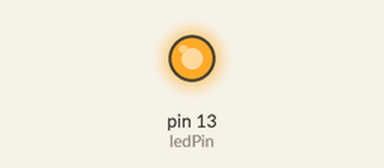
This sketch was run on a simulated Arduino Uno, built with avr-gcc and run on an emulated ATmega328P. On the bench: output pins drawn as LEDs (lit = HIGH). No radio packets arrive unless stated; what the sketch prints to the serial monitor is not drawn.

Above: at 0.1 s.
Timing chart, 0 to 1.6 s (numbered marks = the images above):
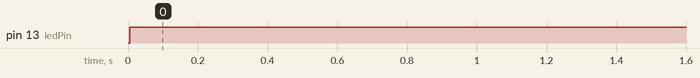

Measured:
- by itself, pin 13 (ledPin): LOW → HIGH at 0.01 s

The sketch:

SimpleSerialArduino.ino
```cpp
// #include "SimpleSerialSender.h"
// #include "SimpleSerialReceiver.h"
#include "SimpleTransSender.h"
#include "SimpleTransReceiver.h"
// #include "SmoothDigital.h"
// #include "SmoothAnalog.h"

#include <SPI.h>
#include <nRF24L01.h>
#include <RF24.h>

// -------------- PINS -------------- //
int ledPin = 13;

// -------------- VARS -------------- //
byte inBytes[5];
int matchIn[2]  = {101, 251};
int matchOut[2] = {252, 100};
unsigned long lastMillis = 0;

// ------------ SERIALS ------------- //
// SimpleSerialSender debugSerialS;
// SimpleSerialReceiver ledSerialR;

// -------------- TRANSCEIVERS -------------- //
RF24 radio(7, 8); // CE, CSN
byte inBytesTrans[5];
const byte addressReceive[6] = "00001";
const byte addressSend[6]    = "00002";

SimpleTransSender debugTransS;
// SimpleTransReceiver ledTransR;

void setup() {
  Serial.begin(115200);

  // -------------- Serial -------------- //
  // debugSerialS = SimpleSerialSender(matchOut[0], matchOut[1], 100);
  // ledSerialR = SimpleSerialReceiver(matchIn[0], matchIn[1], 101);

  // -------------- Transceiver -------------- //
  radio.begin();
  radio.openWritingPipe(addressSend); // 00002
  radio.openReadingPipe(1, addressReceive); // 00001
  radio.setPALevel(RF24_PA_MIN);

  debugTransS = SimpleTransSender(&radio, matchOut[0], matchOut[1], 100);
  // ledSerialR = SimpleTransReceiver(matchIn[0], matchIn[1], 101);
  pinMode(ledPin, OUTPUT);
}

void loop() {
  digitalWrite(ledPin, HIGH);
  // getSerial(inBytes);
  getTransceiver(inBytesTrans);
  if((millis()-lastMillis)>1000){
    Serial.println("lastMillis");
    lastMillis = millis();
    debugTransS.sendFloat(lastMillis);
  }
  // ------------ SERIAL IN ------------- //
  // if(ledSerialR.match(inBytes)){ // LED 1
  //   if(ledSerialR.dataBool(inBytes)==0)digitalWrite(ledPin, LOW);
  //   else digitalWrite(ledPin, HIGH);
  // }

  // if(ledTransR.match(inBytes)){ // LED 1
  //   if(ledTransR.dataBool(inBytes))digitalWrite(ledPin, LOW);
  //   else digitalWrite(ledPin, HIGH);
  // }

  clearInput();
}

// void getSerial(byte* inBytes){
//   // getSerial: functie om de seriële data binnen te halen en
//   // op te slaan in de variabele inBytes
//   if (Serial.available()) {
//     Serial.readBytes((char*)inBytes,5);
//     return;
//   }
// }
void getTransceiver(byte* inBytesTrans){
  radio.startListening();
  if (radio.available()) {
    radio.read((char*)inBytesTrans,5);
  }
  radio.stopListening();
}
void clearInput() {
  // clearInput: functie om de array met inkomende data leeg te maken,
  // om te voorkomen dat de match nog een keer gelijk is.
  // memset(inBytes,0,sizeof(inBytes));
  memset(inBytesTrans,0,sizeof(inBytesTrans));
}
```

SimpleSerialReceiver.cpp
```cpp
#include "SimpleSerialReceiver.h"

SimpleSerialReceiver::SimpleSerialReceiver(){}
SimpleSerialReceiver::SimpleSerialReceiver(int startByte, int stopByte, int id){
  matchData[0] = startByte;
  matchData[1] = stopByte;
  this->id = id;
}
bool SimpleSerialReceiver::match(byte *inBytes){
  return inBytes[0] == matchData[0] && inBytes[1] == id && inBytes[4] == matchData[1];
}
long SimpleSerialReceiver::data(byte *inBytes){
  return inBytes[2]*256+inBytes[3];
}
unsigned long SimpleSerialReceiver::dataUInt(byte *inBytes){
  return inBytes[2]*256+inBytes[3];
}
long SimpleSerialReceiver::dataInt(byte *inBytes){
  long value = inBytes[2]*256+inBytes[3];
  value -= 32.768;
  return value;
}
double SimpleSerialReceiver::dataFloat(byte *inBytes){
  double value = inBytes[2]*256+inBytes[3];
  value -= 32.768;
  value /= 100.;
  return value;
}
bool SimpleSerialReceiver::dataBool(byte *inBytes){
  return inBytes[3]!=0;
}
```

SimpleSerialReceiver.h
```cpp
#ifndef SimpleSerialReceiver_h
#define SimpleSerialReceiver_h

#include "Arduino.h"

#include "SimpleTransSender.h"

class SimpleSerialReceiver {
  public:
    SimpleSerialReceiver();
    SimpleSerialReceiver(int startByte, int stopByte, int id);
    bool match(byte *inBytes);
    long data(byte *inBytes);
    unsigned long dataUInt(byte *inBytes);
    long dataInt(byte *inBytes);
    double dataFloat(byte *inBytes);
    bool dataBool(byte *inBytes);
    void pass(SimpleTransSender* sender, byte *inBytes);

  private:
    byte matchData[2];
    int id;
};
#endif
```

SimpleSerialSender.cpp
```cpp
#include "SimpleSerialSender.h"

SimpleSerialSender::SimpleSerialSender(){}
SimpleSerialSender::SimpleSerialSender(int startByte, int stopByte, int id){
  dataOut[0] = startByte;
  dataOut[4] = stopByte;
  this->id = id;
}
void SimpleSerialSender::send(int value){ // DEPRECATED
  dataOut[1] = id;
  dataOut[2] = value / 256;
  dataOut[3] = value % 256;
  Serial.write(dataOut,5);
}
void SimpleSerialSender::sendUInt(unsigned long value){
  dataOut[1] = id;
  dataOut[2] = value / 256;
  dataOut[3] = value % 256;
  Serial.write(dataOut,5);
}
void SimpleSerialSender::sendInt(long value){
  value += 32768;
  dataOut[1] = id;
  dataOut[2] = value / 256;
  dataOut[3] = value % 256;
  Serial.write(dataOut,5);
}
void SimpleSerialSender::sendFloat(double value){
  value *= 100.;
  value += 32768;

  long outValue = (long) value;

  dataOut[1] = id;
  dataOut[2] = outValue / 256;
  dataOut[3] = outValue % 256;
  Serial.write(dataOut,5);
}
void SimpleSerialSender::sendBool(bool value){
  dataOut[1] = id;
  dataOut[3] = value;
  Serial.write(dataOut,5);
}
```

SimpleSerialSender.h
```cpp
#ifndef SimpleSerialSender_h
#define SimpleSerialSender_h

#include "Arduino.h"

class SimpleSerialSender {
  public:
    SimpleSerialSender();
    SimpleSerialSender(int startByte, int stopByte, int id);
    void send(int value); // DEPRECATED
    void sendUInt(unsigned long value);
    void sendInt(long value);
    void sendFloat(double value);
    void sendBool(bool value);
  private:
    byte dataOut[5];
    int id;
};
#endif
```

SimpleTransReceiver.cpp
```cpp
#include "SimpleTransReceiver.h"

SimpleTransReceiver::SimpleTransReceiver(){}
SimpleTransReceiver::SimpleTransReceiver(RF24* radio, int startByte, int stopByte, int id){
  matchData[0] = startByte;
  matchData[1] = stopByte;
  this->id = id;
  this->radio = radio;
}
bool SimpleTransReceiver::match(byte *inBytes){
  return inBytes[0] == matchData[0] && inBytes[1] == id && inBytes[4] == matchData[1];
}
long SimpleTransReceiver::data(byte *inBytes){
  return inBytes[2]*256+inBytes[3];
}
unsigned long SimpleTransReceiver::dataUInt(byte *inBytes){
  return inBytes[2]*256+inBytes[3];
}
long SimpleTransReceiver::dataInt(byte *inBytes){
  long value = inBytes[2]*256+inBytes[3];
  value -= 32768;
  return value;
}
double SimpleTransReceiver::dataFloat(byte *inBytes){
  double value = inBytes[2]*256+inBytes[3];
  value -= 32768;
  value /= 100.;
  return value;
}
bool SimpleTransReceiver::dataBool(byte *inBytes){
  return inBytes[3]!=0;
}
```

SimpleTransReceiver.h
```cpp
#ifndef SimpleTransReceiver_h
#define SimpleTransReceiver_h

#include "Arduino.h"
#include <SPI.h>
#include <nRF24L01.h>
#include <RF24.h>

// #include "SimpleSerialSender.h"

class SimpleTransReceiver {
  public:
    SimpleTransReceiver();
    SimpleTransReceiver(RF24* radio, int startByte, int stopByte, int id);
    bool match(byte *inBytes);
    long data(byte *inBytes);
    unsigned long dataUInt(byte *inBytes);
    long dataInt(byte *inBytes);
    double dataFloat(byte *inBytes);
    bool dataBool(byte *inBytes);
    // void pass(SimpleSerialSender* sender, byte *inBytes);
  private:
    byte matchData[2];
    RF24* radio;
    int id;
};
#endif
```

SimpleTransSender.cpp
```cpp
#include "SimpleTransSender.h"

SimpleTransSender::SimpleTransSender(){}
SimpleTransSender::SimpleTransSender(RF24* radio, int startByte, int stopByte, int id){
  dataOut[0] = startByte;
  dataOut[4] = stopByte;
  this->id = id;
  this->radio = radio;
}
void SimpleTransSender::send(int value){ // DEPRECATED
  dataOut[1] = id;
  dataOut[2] = value / 256;
  dataOut[3] = value % 256;
  if (!radio->write(&dataOut, sizeof(dataOut) )){
    Serial.println(F("Write failed"));
  }
}
void SimpleTransSender::sendUInt(unsigned long value){
  dataOut[1] = id;
  dataOut[2] = value / 256;
  dataOut[3] = value % 256;
  if (!radio->write(&dataOut, sizeof(dataOut) )){
    Serial.println(F("Write failed"));
  }
}
void SimpleTransSender::sendInt(long value){
  value += 32768;
  dataOut[1] = id;
  dataOut[2] = value / 256;
  dataOut[3] = value % 256;
  if (!radio->write(&dataOut, sizeof(dataOut) )){
    Serial.println(F("Write failed"));
  }
}
void SimpleTransSender::sendFloat(double value){
  value *= 100.;
  value += 32768;

  long outValue = (long) value;

  dataOut[1] = id;
  dataOut[2] = outValue / 256;
  dataOut[3] = outValue % 256;
  if (!radio->write(&dataOut, sizeof(dataOut) )){
    Serial.println(F("Write failed"));
  }
}
void SimpleTransSender::sendBool(bool value){
  dataOut[1] = id;
  dataOut[3] = value;
  if (!radio->write(&dataOut, sizeof(dataOut) )){
    Serial.println(F("Write failed"));
  }
}
```

SimpleTransSender.h
```cpp
#ifndef SimpleTransSender_h
#define SimpleTransSender_h

#include "Arduino.h"
#include <SPI.h>
#include <nRF24L01.h>
#include <RF24.h>

class SimpleTransSender {
  public:
    SimpleTransSender();
    SimpleTransSender(RF24 *radio, int startByte, int stopByte, int id);
    void send(int value);
    void sendUInt(unsigned long value);
    void sendInt(long value);
    void sendFloat(double value);
    void sendBool(bool value);
  private:
    RF24 *radio;
    byte dataOut[5];
    int id;
};
#endif
```

SmoothAnalog.cpp
```cpp
#include "SmoothAnalog.h"

SmoothAnalog::SmoothAnalog(){}
SmoothAnalog::SmoothAnalog(int inputPin, int smoothing){
  this->inputPin = inputPin;
  this->smoothing = smoothing;
  for (int thisReading = 0; thisReading < smoothing; thisReading++) {
    dataArray[thisReading] = 0;
  }
}
int SmoothAnalog::read(){
  total = total - dataArray[readIndex];
  dataArray[readIndex] = analogRead(inputPin);
  total = total + dataArray[readIndex];
  readIndex = readIndex + 1;
  if (readIndex >= smoothing) {
    readIndex = 0;
  }
  average = total / smoothing;
  return average;
}
```

SmoothAnalog.h
```cpp
#ifndef SmoothAnalog_h
#define SmoothAnalog_h

#include "Arduino.h"

class SmoothAnalog {
  public:
    SmoothAnalog();
    SmoothAnalog(int inputPin, int smoothing);
    int read();
  private:
    int inputPin;
    int dataArray[2048];
    int smoothing;

    int readIndex = 0;              // the index of the current reading
    int total = 0;                  // the running total
    int average = 0;                // the average

};
#endif
```

SmoothDigital.cpp
```cpp
#include "SmoothDigital.h"

SmoothDigital::SmoothDigital(){}
SmoothDigital::SmoothDigital(int inputPin, unsigned long debounceDelay){
  this->inputPin = inputPin;
  this->debounceDelay = debounceDelay;
}
int SmoothDigital::read(){
  int reading = digitalRead(inputPin);
  if (reading != lastButtonState) {
    // reset the debouncing timer
    lastDebounceTime = millis();
  }

  if ((millis() - lastDebounceTime) > debounceDelay) {
    // whatever the reading is at, it's been there for longer than the debounce
    // delay, so take it as the actual current state:

    // if the button state has changed:
    if (reading != buttonState) {
      buttonState = reading;
      lastButtonState = reading;
      return buttonState;
    }
  }

  lastButtonState = reading;
  return -1;
}
```

SmoothDigital.h
```cpp
#ifndef SmoothDigital_h
#define SmoothDigital_h

#include "Arduino.h"

class SmoothDigital {
  public:
    SmoothDigital();
    SmoothDigital(int inputPin, unsigned long debounceDelay);
    int read();
  private:
    int inputPin;
    unsigned long lastDebounceTime = 0;
    unsigned long debounceDelay;

    int buttonState;
    int lastButtonState = LOW;

};
#endif
```
